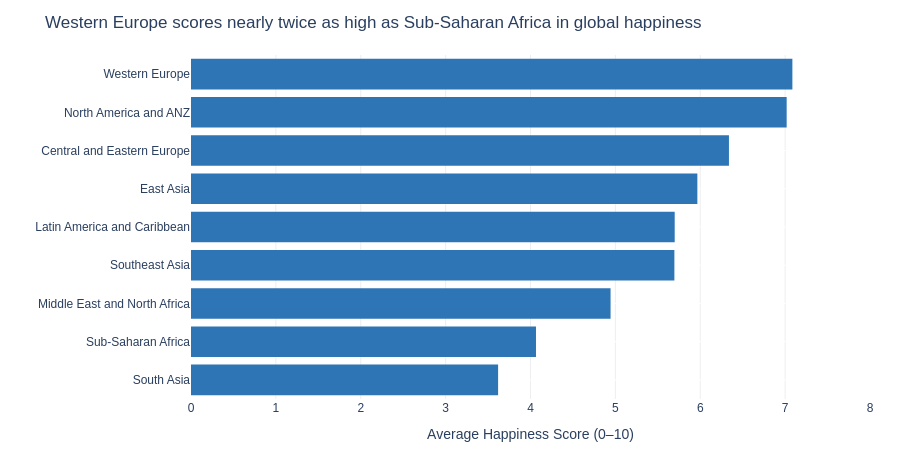

Notebook code cell kept with this figure:
### Markdown cell above
## Task 1

### Code cell
# Task 1: Regional comparison bar chart
# -------------------------------------

# Step 1: Compute average happiness score by region
region_avg = (df.groupby('Region')['Happiness_Score']
              .mean()
              .reset_index()
              .sort_values('Happiness_Score'))  # sort ascending for horizontal bar (highest at top)

# Step 2: Build your chart
fig = px.bar(
    region_avg,
    x='Happiness_Score',
    y='Region',
    orientation='h',                          # Rule 3: horizontal — long category names
    title='Western Europe scores nearly twice as high as Sub-Saharan Africa in global happiness',
    labels={'Happiness_Score': 'Average Happiness Score (0–10)', 'Region': ''},
    color_discrete_sequence=['#2E75B6']
)

fig.update_layout(
    xaxis=dict(range=[0, 8], gridcolor='#EEEEEE'),   # Rule 1: zero baseline
    yaxis=dict(gridcolor='white'),
    plot_bgcolor='white',
    paper_bgcolor='white',
    font=dict(family='Arial', size=12),
    showlegend=False,
    margin=dict(l=10, r=30, t=55, b=40),
    height=450
)

fig.update_traces(marker_line_width=0)
fig.show()

### Figure 1 — Plotly figure (JSON) as saved in the notebook; plotly's stock layout.template omitted (floating-point values rounded to 4 significant figures)
{"data": [{"hovertemplate": "Average Happiness Score (0–10)=%{x}<br>=%{y}<extra></extra>", "legendgroup": "", "marker": {"color": "#2E75B6", "line": {"width": 0}, "pattern": {"shape": ""}}, "name": "", "orientation": "h", "showlegend": false, "textposition": "auto", "type": "bar", "x": [3.618, 4.065, 4.943, 5.695, 5.699, 5.966, 6.338, 7.018, 7.086], "xaxis": "x", "y": ["South Asia", "Sub-Saharan Africa", "Middle East and North Africa", "Southeast Asia", "Latin America and Caribbean", "East Asia", "Central and Eastern Europe", "North America and ANZ", "Western Europe"], "yaxis": "y"}], "layout": {"barmode": "relative", "font": {"family": "Arial", "size": 12}, "height": 450, "legend": {"tracegroupgap": 0}, "margin": {"b": 40, "l": 10, "r": 30, "t": 55}, "paper_bgcolor": "white", "plot_bgcolor": "white", "showlegend": false, "title": {"text": "Western Europe scores nearly twice as high as Sub-Saharan Africa in global happiness"}, "xaxis": {"anchor": "y", "domain": [0, 1], "gridcolor": "#EEEEEE", "range": [0, 8], "title": {"text": "Average Happiness Score (0–10)"}}, "yaxis": {"anchor": "x", "domain": [0, 1], "gridcolor": "white", "title": {"text": ""}}}}
